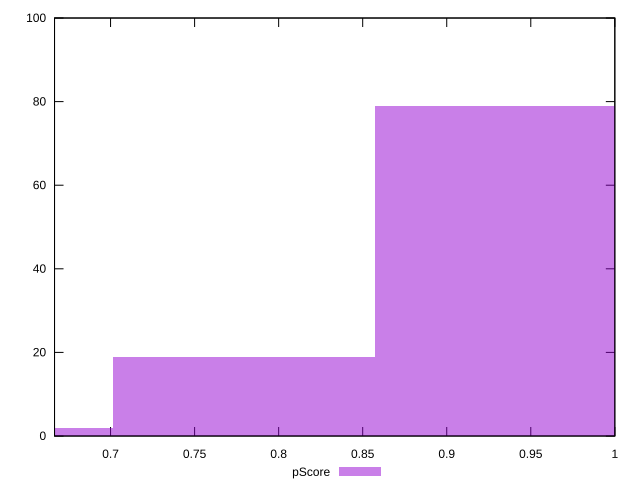

The script that saved this image:
reset

$pScore <<EOF
0.9353649209579694 79
0.7794707674649746 19
0.6235766139719796 2
EOF

set key outside below
set boxwidth 0.1558941534929949
set xrange [0.6666666666666666:1]
set yrange [0:100]
set trange [0:100]
set style fill transparent solid 0.5 noborder
set terminal svg size 640, 490 enhanced background rgb 'white'
set output "report_00014_2021-02-09T15:56:05.503Z/offscreen-images/samples/pages+cached/pScore/histogram.svg"

plot $pScore title "pScore" with boxes

reset
